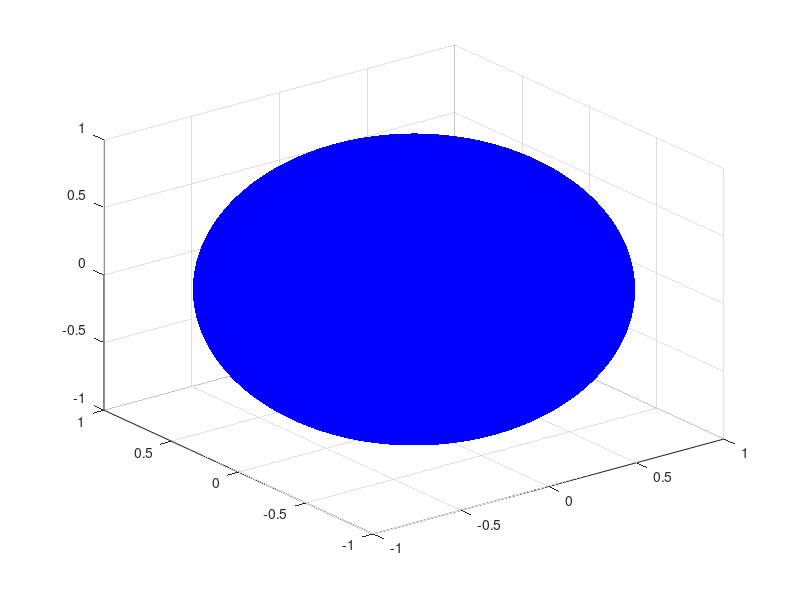

Recreate this plot in MATLAB.
function plot_sphere(radius,cent,fig,col,npts,handleVis,myalpha)
% function plot_sphere(radius,cent,fig,col,npts,handleVis,myalpha)
if nargin < 7;  myalpha = 1;        end
if nargin < 6   handleVis = 'off';   end
if nargin < 5   npts    = 500;      end
if nargin < 4   col     = 'b';      end
if nargin < 3   fig     = 1;        end
if nargin < 2   cent    = [0;0;0];  end
if nargin < 1   radius  = 1;        end

% generate default sphere
[x,y,z] = sphere(npts);

% scale sphere
x       = x * radius;
y       = y * radius;
z       = z * radius;

% offset sphere
x       = x + cent(1);
y       = y + cent(2);
z       = z + cent(3);

% plot sphere
figure(fig)
mysurf = surf(x,y,z,'FaceColor',col,'EdgeColor','none','HandleVisibility',handleVis);
set(mysurf, 'FaceAlpha', myalpha);

%Changelog
%Date           Programmer              Action
%08/22/2019     Jared T. Blanchard      File created from pltsphere
%04/09/2021     Jared T. Blanchard      Added alpha